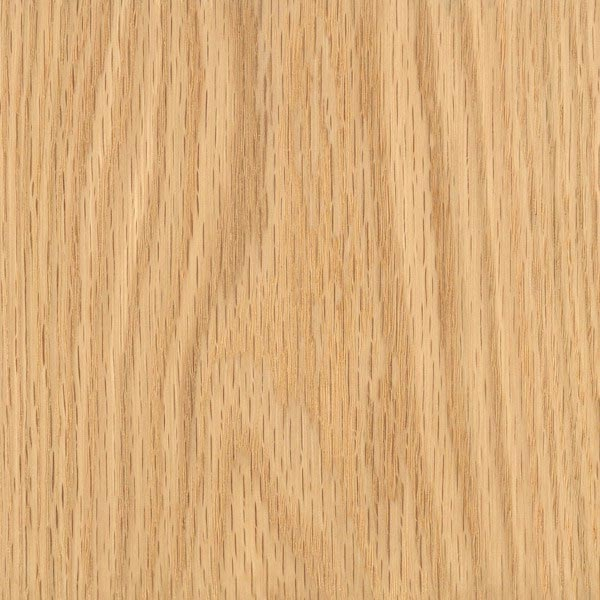
#> input picture wood.jpg, 600 x 600 px
$ python experiments.py wood.jpg
#> lines starting #> are read from the running program, lines starting #| are printed output that depends on the picture
#!/usr/bin/env python3
import cv2
import numpy as np
import sys
import os
from pathlib import Path

def apply_grayscale(image):
    """Convert image to grayscale"""
    return cv2.cvtColor(image, cv2.COLOR_BGR2GRAY)

def apply_gaussian_blur(image, kernel_size=15):
    """Apply Gaussian blur"""
    return cv2.GaussianBlur(image, (kernel_size, kernel_size), 0)

def apply_edge_detection(image):
    """Apply Canny edge detection"""
    gray = cv2.cvtColor(image, cv2.COLOR_BGR2GRAY) if len(image.shape) == 3 else image
    return cv2.Canny(gray, 50, 150)

def apply_histogram_equalization(image):
    """Apply histogram equalization"""
    if len(image.shape) == 3:
        # For color images, convert to YUV and equalize Y channel
        yuv = cv2.cvtColor(image, cv2.COLOR_BGR2YUV)
        yuv[:,:,0] = cv2.equalizeHist(yuv[:,:,0])
        return cv2.cvtColor(yuv, cv2.COLOR_YUV2BGR)
    else:
        # For grayscale images
        return cv2.equalizeHist(image)

def apply_adaptive_threshold(image):
    """Apply adaptive thresholding"""
    gray = cv2.cvtColor(image, cv2.COLOR_BGR2GRAY) if len(image.shape) == 3 else image
    return cv2.adaptiveThreshold(gray, 255, cv2.ADAPTIVE_THRESH_GAUSSIAN_C, cv2.THRESH_BINARY, 11, 2)

def apply_morphological_operations(image):
    """Apply morphological closing operation"""
    gray = cv2.cvtColor(image, cv2.COLOR_BGR2GRAY) if len(image.shape) == 3 else image
    kernel = np.ones((5,5), np.uint8)
    return cv2.morphologyEx(gray, cv2.MORPH_CLOSE, kernel)

def apply_bilateral_filter(image):
    """Apply bilateral filter for noise reduction while preserving edges"""
    return cv2.bilateralFilter(image, 9, 75, 75)

def apply_sharpening(image):
    """Apply sharpening filter"""
    kernel = np.array([[-1,-1,-1],
                       [-1, 9,-1],
                       [-1,-1,-1]])
    return cv2.filter2D(image, -1, kernel)

def apply_contrast_brightness(image, alpha=1.5, beta=30):
    """Adjust contrast and brightness"""
    return cv2.convertScaleAbs(image, alpha=alpha, beta=beta)

def main():
    if len(sys.argv) != 2:
        print("Usage: python main.py <path_to_image>")
        sys.exit(1)

    image_path = sys.argv[1]

    if not os.path.exists(image_path):
        print(f"Error: Image file '{image_path}' not found.")
        sys.exit(1)

    # Load the image
    image = cv2.imread(image_path)
#> image is the input picture: shape (600, 600, 3); mean B, G, R 122.4, 174, 217.8
    if image is None:
        print(f"Error: Could not load image '{image_path}'.")
        sys.exit(1)

    # Create output directory
    base_name = Path(image_path).stem
    output_dir = f"processed_{base_name}"
    os.makedirs(output_dir, exist_ok=True)

    # Apply preprocessing techniques and save results
    techniques = [
        ("original", lambda img: img),
        ("grayscale", apply_grayscale),
        ("gaussian_blur", apply_gaussian_blur),
        ("edge_detection", apply_edge_detection),
        ("histogram_equalization", apply_histogram_equalization),
        ("adaptive_threshold", apply_adaptive_threshold),
        ("morphological_closing", apply_morphological_operations),
        ("bilateral_filter", apply_bilateral_filter),
        ("sharpening", apply_sharpening),
        ("contrast_brightness", apply_contrast_brightness)
    ]

    print(f"Processing image: {image_path}")
    print(f"Output directory: {output_dir}")
    print("Applying preprocessing techniques...")

    for technique_name, technique_func in techniques:
        try:
            processed_image = technique_func(image.copy())

            # Convert single channel images to 3-channel for consistent saving
            if len(processed_image.shape) == 2:
                processed_image = cv2.cvtColor(processed_image, cv2.COLOR_GRAY2BGR)

            output_path = os.path.join(output_dir, f"{base_name}_{technique_name}.jpg")
            cv2.imwrite(output_path, processed_image)
            print(f" {technique_name}: {output_path}")

        except Exception as e:
            print(f" Error applying {technique_name}: {str(e)}")
#> this loop made 10 passes
#> pass 2, in main, `processed_image = technique_func(image.copy())`:
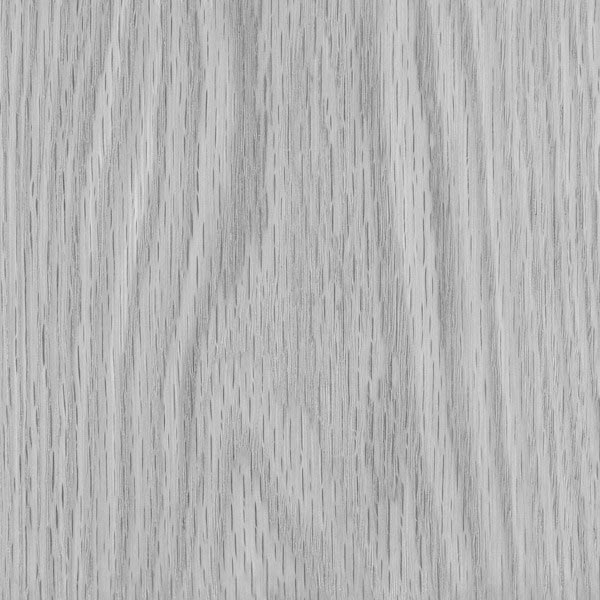
#> processed_image: shape (600, 600); min 97, max 226, mean 181.2
#> after the loop:
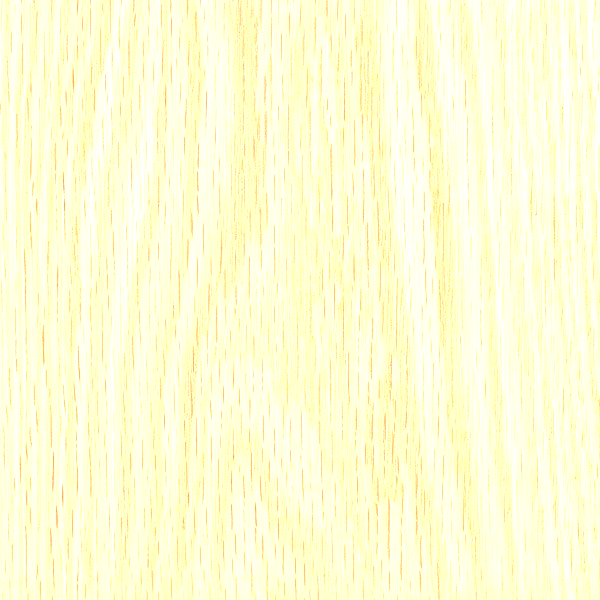
#> processed_image: shape (600, 600, 3); mean B, G, R 213.6, 253.5, 255

    print(f"\nProcessing complete! Check the '{output_dir}' directory for results.")
#| Processing complete! Check the 'processed_wood' directory for results.

if __name__ == "__main__":
    main()
